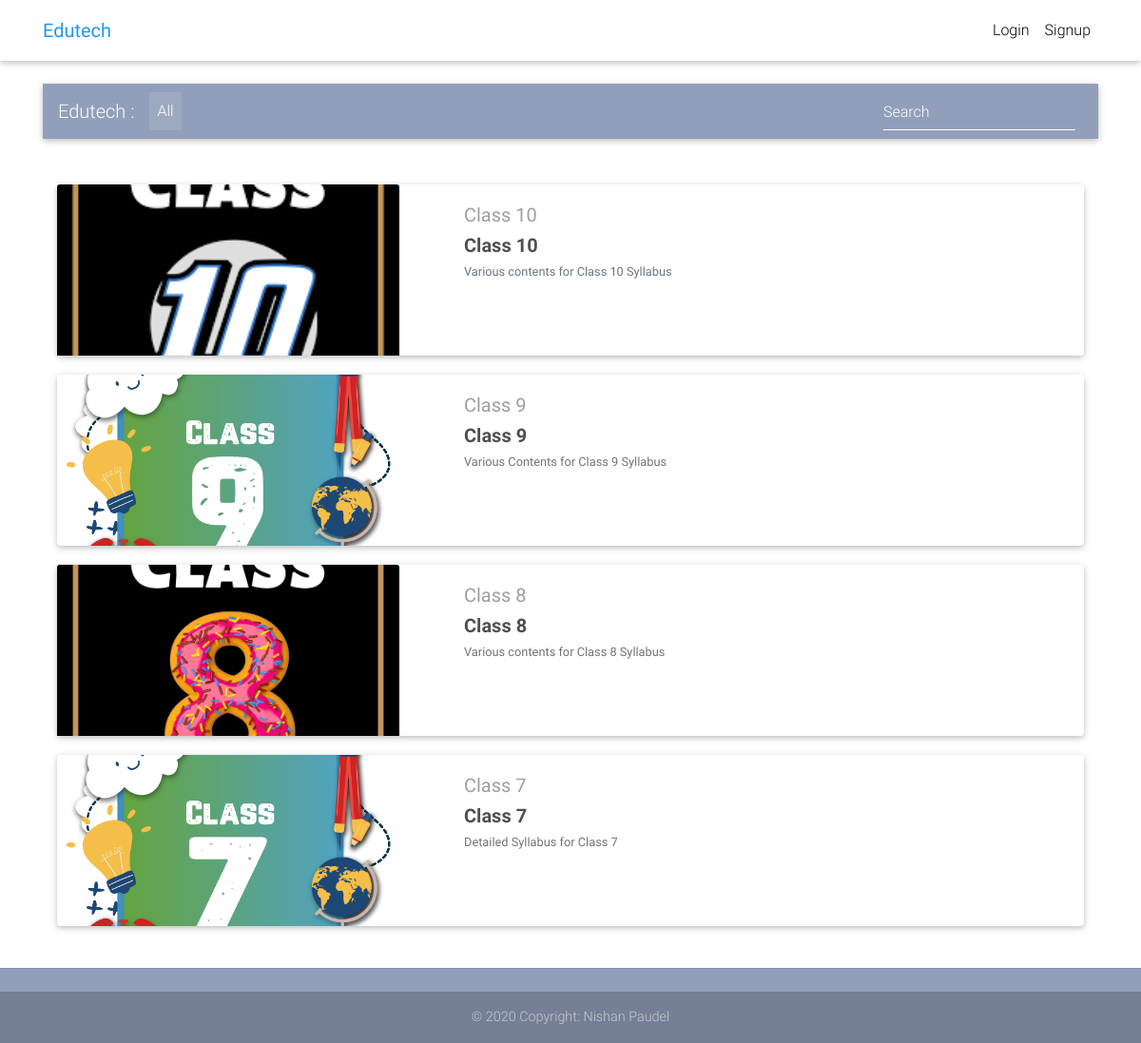
The page / on the database its author committed.
### app/models.py (models this page shows, shortened)
class Topic(models.Model):
    id = models.UUIDField(primary_key=True, auto_created=True)
    name = models.CharField(max_length=255)
    slug = models.SlugField(unique=True, max_length=255)
    description = models.TextField()
    class_num = models.CharField(max_length=255)
    image = JPEGField(upload_to="", variations={
        'thumbnail': {"width": 400, "height": 250, "crop": True}})
    def get_absolute_url(self):
        return reverse("app:detail", kwargs={
            'slug': self.slug
        })

### app/views.py (the view)
# urls.py: path('', HomeView.as_view(), name="home"),
class HomeView(ListView):
    paginate_by = 5
    template_name = "app/home.html"
    def get_queryset(self):
        if 'search' in self.request.GET:
            return Topic.objects.filter(name__contains=self.request.GET['search'])
        else:
            return Topic.objects.all()

### templates/app/home.html (shortened to what this page needs)
{% extends "base.html" %}
{% block content %}
    <main>
        <div class="container">
            <nav class="navbar navbar-expand-lg navbar-dark mdb-color lighten-3 mt-3 mb-5">
                <span class="navbar-brand">Edutech :</span>
                <div class="collapse navbar-collapse" id="basicExampleNav">
                    <ul class="navbar-nav mr-auto">
                        <li class="nav-item active">
                            <a class="nav-link" href="{% url 'app:home' %}">All
                            </a>
                        </li>
                    </ul>
                    <form class="form-inline" action="{% url 'app:home' %}">
                        <div class="md-form my-0">
                            <input class="form-control mr-sm-2" id='home-search-input' type="text" name="search"
                                   placeholder="Search" aria-label="Search">
                        </div>
                    </form>
                </div>
            </nav>
            <section class=" mb-4">
                {% for item in object_list %}
                    <div class="container-fluid">
                        <div class="mw-100  d-flex flex-fill card mb-n1  home-page-card "
                             href="{{ item.get_absolute_url }}">
                            <div class=" row no-gutters ">
                                <div class="col-4 ">
                                    <a href="{{ item.get_absolute_url }}">
                                        <img src="{{ item.image.url }}" class="card-img-top home-page-image">
                                    </a>
                                </div>
                                <div class="col-8">
                                    <div class="card-body ml-5 mw-100">
                                        <a href="" class="grey-text">
                                            <h5>{{ item.class_num }}</h5>
                                        </a>
                                        <h5>
                                            <strong>
                                                <a href="{{ item.get_absolute_url }}"
                                                   class="dark-grey-text">{{ item.name }}
                                                </a>
                                            </strong>
                                        </h5>
                                        <h4 class="text-muted small">
                                            {{ item.description }}
                                        </h4>
                                    </div>
                                </div>
                            </div>
                        </div>
                        <br>
                    </div>
                {% empty %}
                    <h3>Nothing in here :(</h3>
                {% endfor %}
            </section>
        </div>
    </main>
{% endblock content %}
{% block extra_scripts %}
    {% include "footer.html" %}
{% endblock extra_scripts %}

### templates/base.html (shortened to what this page needs)
{% load static %}
<!DOCTYPE html>
<html lang="en">
<head>
    <link rel="stylesheet" href="https://use.fontawesome.com/releases/v5.8.1/css/all.css">
    <link href="{% static 'css/bootstrap.css' %}" rel="stylesheet">
    <link href="{% static 'css/mdb.css' %}" rel="stylesheet">
    <link href="{% static 'css/style.css' %}" rel="stylesheet">
    <link href="{% static 'css/our.css' %}" rel="stylesheet">
</head>
{% include "navbar.html" %}
<body>
<div class="mt-5 pt-4">
</div>
{% block content %}
{% endblock content %}
{% block extra_scripts %}
{% endblock extra_scripts %}
</body>
</html>

### templates/navbar.html (shortened to what this page needs)
<nav class="navbar fixed-top navbar-expand-lg navbar-light white scrolling-navbar">
    <div class="container">
        <a class="navbar-brand waves-effect" href="/">
            <strong class="blue-text">Edutech</strong>
        </a>
        <div class="collapse navbar-collapse" id="navbarSupportedContent">
            <ul class="navbar-nav nav-flex-icons">
                {% if user.is_authenticated %}
                    <li class="nav-item">
                            <span class=" nav-link clearfix  d-none d-sm-inline-block"> Hello {{ user.username }} </span>
                    </li>
                    {% if not user.is_handyman %}
                        <li class="nav-item">
                            <a class="nav-link waves-effect" href="{% url 'app:home' %}">
                                <span class="clearfix d-none  d-sm-inline-block">      </span>
                            </a>
                        </li>
                    {% else %}
                        <li class="nav-item">
                            <a class="nav-link waves-effect" href="{% url 'app:work' %}">
                                <span class="clearfix d-none d-sm-inline-block"> Work </span>
                            </a>
                        </li>
                    {% endif %}
                    <li class="nav-item">
                        <a class="nav-link waves-effect text-danger font-weight-bold"
                           href="{% url 'accounts:logout' %}">
                            <span class="clearfix d-none border-danger  d-sm-inline-block"> Logout </span>
                        </a>
                    </li>
                {% else %}
                    <li class="nav-item">
                        <a class="nav-link waves-effect" href="{% url 'accounts:login' %}">
                            <span class="clearfix d-none d-sm-inline-block"> Login </span>
                        </a>
                    </li>
                    <li class="nav-item">
                        <a class="nav-link waves-effect" href="{% url 'accounts:signup' %}">
                            <span class="clearfix d-none d-sm-inline-block"> Signup </span>
                        </a>
                    </li>
                {% endif %}
            </ul>
        </div>
    </div>
</nav>

### templates/scripts.html (shortened to what this page needs)
{% load static %}

### templates/footer.html
<div class="flex-fill" >
    <footer class="page-footer position-static bottom text-center font-small mt-4 wow  ">
        <hr class="my-4">
        <div class="footer-copyright py-3">
            © 2020 Copyright: Nishan Paudel
        </div>
    </footer>
</div>

### static/css/style.css (style rules this page uses)
html, body, .view { height: 100%; }
.page-footer { background-color: #929FBA; }

### static/css/our.css (style rules this page uses)
.home-page-card { min-width: 100% !important; display: flex; }
.home-page-image { width: 100%; height: 15vw; object-fit: cover; }
html, body { height: 100vh }

### templates/base.html (style rules this page uses)
html, body, header, .carousel { height: 60vh; }

### rows shown on the page
Topic: image (picture), class_num "Class 10", name "Class 10", description "Various contents for Class 10 Syllabus"
Topic: image (picture), class_num "Class 9", name "Class 9", description "Various Contents for Class 9 Syllabus"
Topic: image (picture), class_num "Class 8", name "Class 8", description "Various contents for Class 8 Syllabus"
Topic: image (picture), class_num "Class 7", name "Class 7", description "Detailed Syllabus for Class 7"
